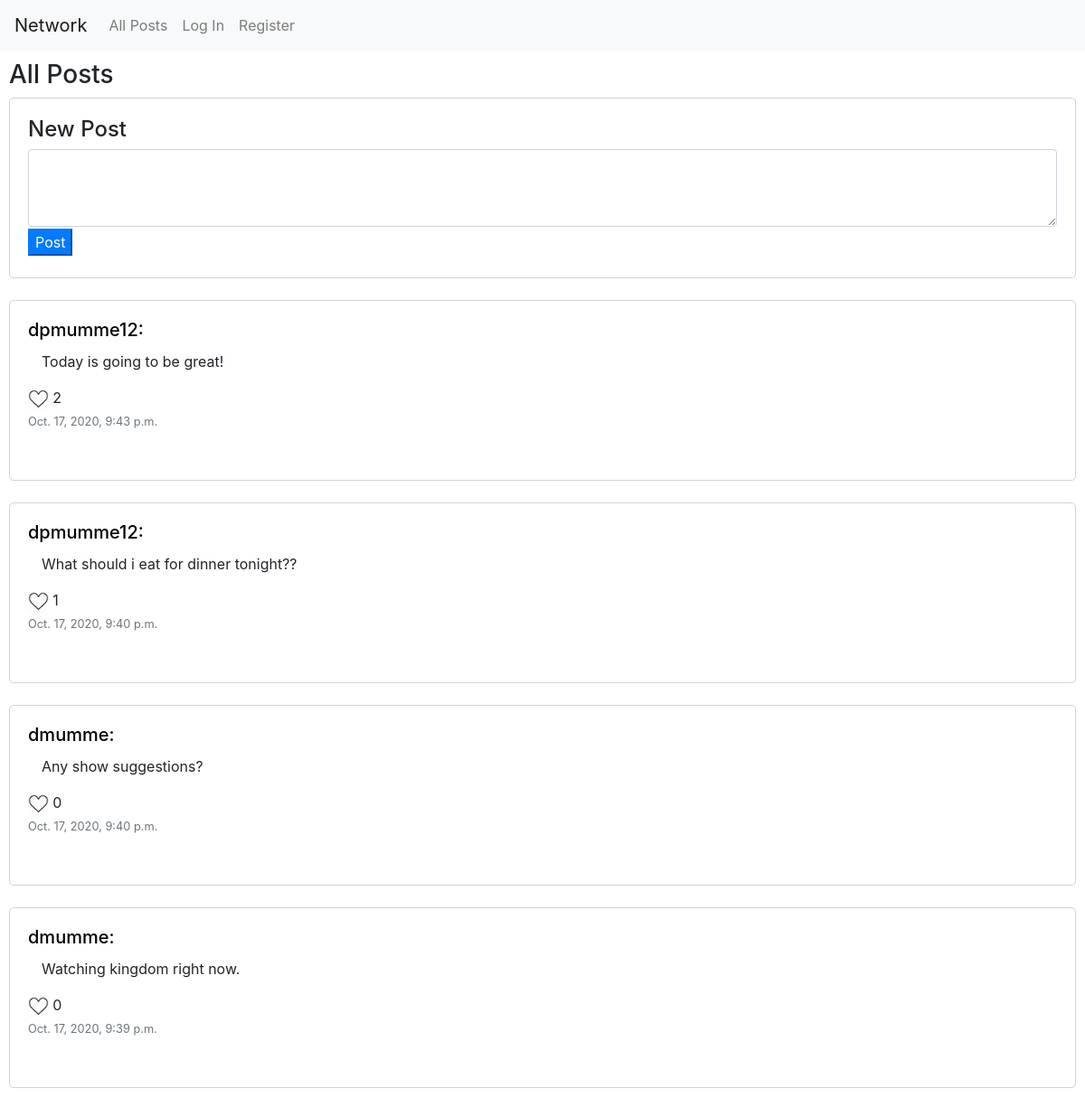
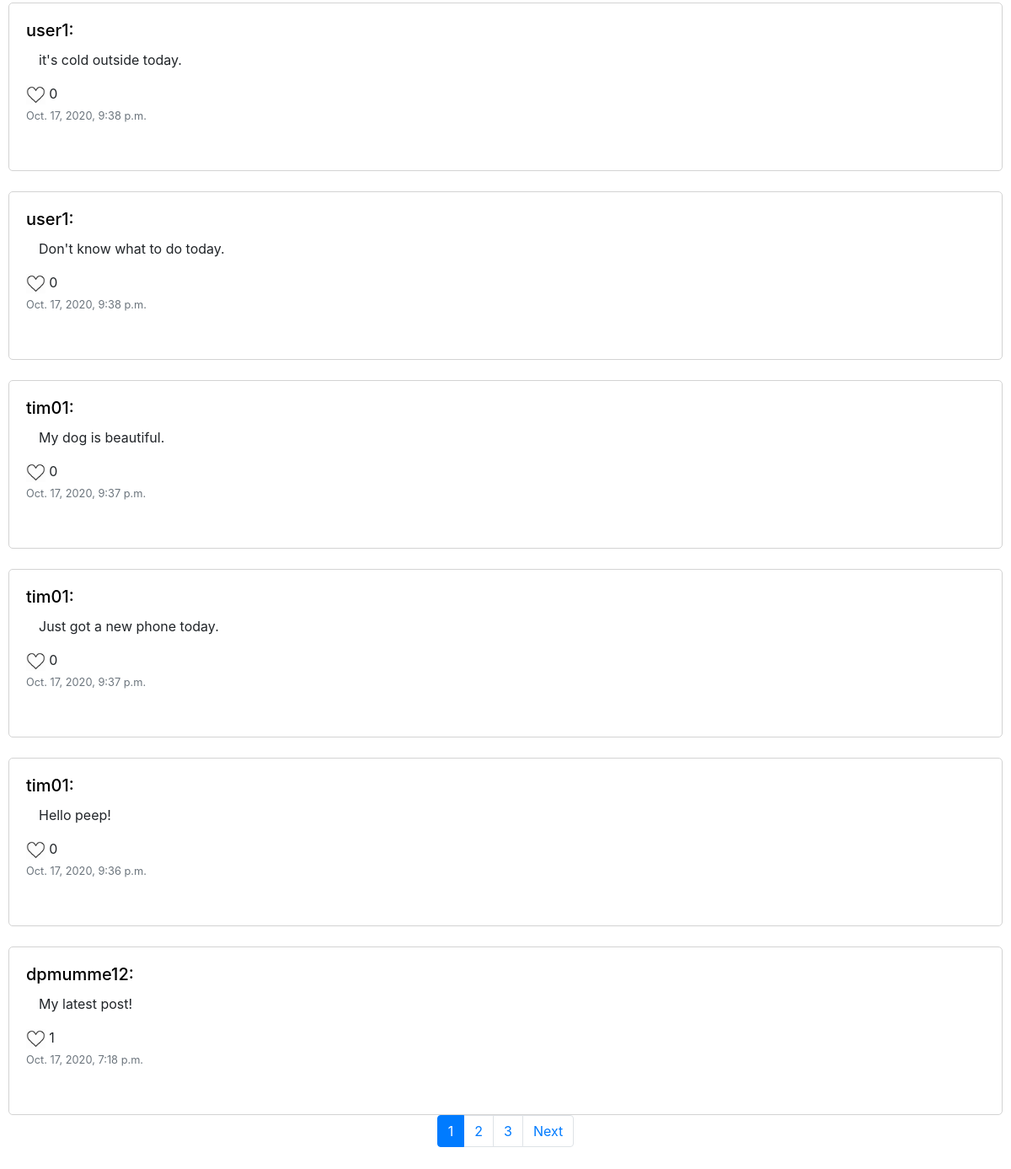
The page / on the database its author committed (2 pictures, top to bottom).
### network/models.py (models this page shows, shortened)
class post(models.Model):
    user = models.ForeignKey("User", on_delete=models.CASCADE, related_name="post_user")
    body = models.TextField(blank=True)
    likes = models.ManyToManyField("User", blank=True, related_name="post_likes")
    date_posted = models.DateTimeField(auto_now_add = True, blank = True)

class User(AbstractUser):
    pass

### network/views.py (the view)
# urls.py: path("", views.index, name="index"),
def index(request):
    objects = post.objects.all().order_by("-date_posted")
    if (len(objects) <= 10):
        page_obj = objects
    else:
        posts = Paginator(objects, 10)
        page_number = request.GET.get("page")
        page_obj = posts.get_page(page_number)
    return render(request, "network/index.html", {
        "page_obj": page_obj
    })

### network/templates/network/index.html (shortened to what this page needs)
{% extends "network/layout.html" %}
{% block body %}
    <div class="body">
        <div id="main-page">
        <h3>All Posts</h3>
        <div class="post-div">
            <h4>New Post</h4>
            <form method="POST" action="{% url 'new_post' %}">
                <div class="form-group">
                    <textarea class="form-control" id="exampleFormControlTextarea1" rows="3" name="text"></textarea>
                    <button type="submit" class="btn-md btn-primary new-post-btn">Post</button>
                </div>
            </form>
        </div>
        {% for post in page_obj %}
            <br>
            <div class="post-div">
                <div>
                    <h5 style="display: inline;"><a href="{% url 'user_profile' id=post.user.id %}" style="color: black;">{{post.user.username}}:</a></h5>
                </div>
                <div class="post-body">
                    <p class="body-text" id="post-body-{{post.id}}">{{post.body}}</p>
                    <span>
                        {% if user in post.likes.all %}
                            <img class="like-img" id="post-{{post.id}}" onclick="like_post({{post.id}})" alt="filled in heart icon">
                        {% else %}
                            <img class="like-img" id="post-{{post.id}}" onclick="like_post({{post.id}})" alt="empty heart icon">
                        {% endif %}
                        <span id="post-like-count-{{post.id}}">{{post.likes.count}}</span>
                    </span>
                </div>
                <div class="date-posted">
                    <p class="card-text"><small class="text-muted" style="text-align: right;">{{ post.date_posted }}</small></p>
                </div>
            </div>
        {% endfor %}
        {% if page_obj.paginator.num_pages > 1 %}
        <nav aria-label="Page navigation example">
            <ul class="pagination justify-content-center">
              {% if page_obj.has_previous %}
              <li class="page-item"><a class="page-link" href="?page=1">1</a></li>
              {% else %}
              <li class="page-item active"><a class="page-link" href="?page=1">1</a></li>
              {% endif %}
              {% if page_obj.number == 1 %}
              <li class="page-item"><a class="page-link" href="?page={{ page_obj.next_page_number }}">2</a></li>
              {% elif page_obj.number == page_obj.paginator.num_pages %}
              <li class="page-item"><a class="page-link" href="?page={{ page_obj.previous_page_number }}">{{ page_obj.previous_page_number }}</a></li>
              {% else %}
              <li class="page-item active"><a class="page-link" href="?page={{ page_obj.number }}">{{ page_obj.number }}</a></li>
              {% endif %}
              {% if page_obj.has_next %}
              <li class="page-item"><a class="page-link" href="?page={{ page_obj.paginator.num_pages }} ">{{ page_obj.paginator.num_pages }}</a></li>
              {% else %}
              <li class="page-item active"><a class="page-link" href="?page={{ page_obj.paginator.num_pages }} ">{{ page_obj.paginator.num_pages }}</a></li>
              {% endif %}
              {% if page_obj.has_next %}
              <li class="page-item">
                <a class="page-link" href="?page={{ page_obj.next_page_number }}">Next</a>
              </li>
              {% endif %}
            </ul>
         </nav>
        {% endif %}
        </div>
    </div>
{% endblock %}

### network/templates/network/layout.html (shortened to what this page needs)
{% load static %}
<!DOCTYPE html>
<html lang="en">
    <head>
        <link rel="stylesheet" href="https://stackpath.bootstrapcdn.com/bootstrap/4.4.1/css/bootstrap.min.css">
        <link href="{% static 'network/styles.css' %}" rel="stylesheet">
    </head>
    <body>
        <nav class="navbar navbar-expand-lg navbar-light bg-light">
            <a class="navbar-brand" href="{% url 'index' %}">Network</a>
            <div>
              <ul class="navbar-nav mr-auto">
                <li class="nav-item">
                  <a class="nav-link" href="{% url 'index' %}">All Posts</a>
                </li>
                {% if user.is_authenticated %}
                    <li class="nav-item">
                        <a class="nav-link" href="{% url 'following' %}">Following</a>
                    </li>
                    <li class="nav-item">
                        <a class="nav-link" href="{% url 'logout' %}">Log Out</a>
                    </li>
                {% else %}
                    <li class="nav-item">
                        <a class="nav-link" href="{% url 'login' %}">Log In</a>
                    </li>
                    <li class="nav-item">
                        <a class="nav-link" href="{% url 'register' %}">Register</a>
                    </li>
                {% endif %}
              </ul>
            </div>
          </nav>
        <div class="body">
            {% block body %}
            {% endblock %}
        </div>
    </body>
</html>

### network/static/network/styles.css (style rules this page uses)
.body { padding: 5px; }
.post-div { padding: 20px; width: 100%; height: 200px; border: 1px solid lightgray; border-radius: 5px; }
.new-post-btn { margin-top: 2px; }
.like-img { height: auto; width: 2%; }
.body-text { margin-left: 15px; margin-top: 10px; }

### rows shown on the page
post: user.username "dpmumme12", body "Today is going to be great!", likes.count "2", date_posted "Oct. 17, 2020, 9:43 p.m."
post: user.username "dpmumme12", body "What should i eat for dinner tonight??", likes.count "1", date_posted "Oct. 17, 2020, 9:40 p.m."
post: user.username "dmumme", body "Any show suggestions?", likes.count "0", date_posted "Oct. 17, 2020, 9:40 p.m."
post: user.username "dmumme", body "Watching kingdom right now.", likes.count "0", date_posted "Oct. 17, 2020, 9:39 p.m."
post: user.username "user1", body "it's cold outside today.", likes.count "0", date_posted "Oct. 17, 2020, 9:38 p.m."
post: user.username "user1", body "Don't know what to do today.", likes.count "0", date_posted "Oct. 17, 2020, 9:38 p.m."
post: user.username "tim01", body "My dog is beautiful.", likes.count "0", date_posted "Oct. 17, 2020, 9:37 p.m."
post: user.username "tim01", body "Just got a new phone today.", likes.count "0", date_posted "Oct. 17, 2020, 9:37 p.m."
post: user.username "tim01", body "Hello peep!", likes.count "0", date_posted "Oct. 17, 2020, 9:36 p.m."
post: user.username "dpmumme12", body "My latest post!", likes.count "1", date_posted "Oct. 17, 2020, 7:18 p.m."

### other values the page prints
{{ page_obj.paginator.num_pages }} "3"
